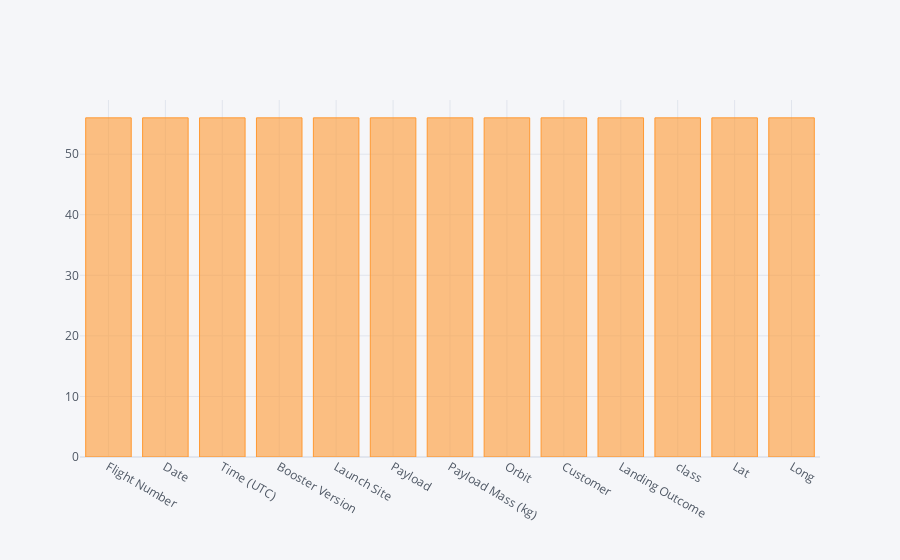

Write notebook code for a chart like this one.
### Code cell
spacex_df.count().iplot(kind='bar')

### Figure 1 — Plotly figure (JSON) as saved in the notebook; plotly's stock layout.template omitted (floating-point values rounded to 4 significant figures)
{"data": [{"marker": {"color": "rgba(255, 153, 51, 0.6)", "line": {"color": "rgba(255, 153, 51, 1.0)", "width": 1}}, "name": "None", "orientation": "v", "text": "", "type": "bar", "x": ["Flight Number", "Date", "Time (UTC)", "Booster Version", "Launch Site", "Payload", "Payload Mass (kg)", "Orbit", "Customer", "Landing Outcome", "class", "Lat", "Long"], "y": [56, 56, 56, 56, 56, 56, 56, 56, 56, 56, 56, 56, 56]}], "layout": {"legend": {"bgcolor": "#F5F6F9", "font": {"color": "#4D5663"}}, "paper_bgcolor": "#F5F6F9", "plot_bgcolor": "#F5F6F9", "title": {"font": {"color": "#4D5663"}}, "xaxis": {"gridcolor": "#E1E5ED", "showgrid": true, "tickfont": {"color": "#4D5663"}, "title": {"font": {"color": "#4D5663"}, "text": ""}, "zerolinecolor": "#E1E5ED"}, "yaxis": {"gridcolor": "#E1E5ED", "showgrid": true, "tickfont": {"color": "#4D5663"}, "title": {"font": {"color": "#4D5663"}, "text": ""}, "zerolinecolor": "#E1E5ED"}}}
